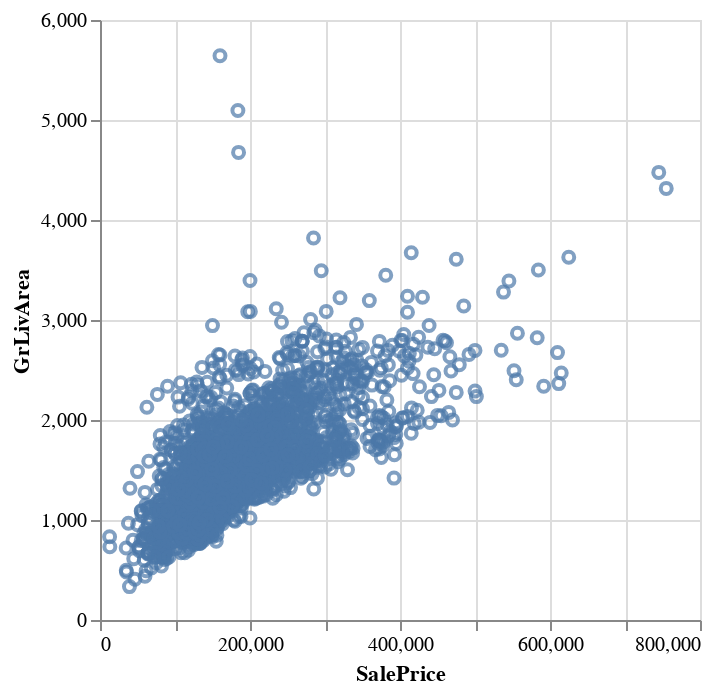

The notebook cell this image was saved under:
### Code cell
# check outliers Gr Liv Area > 4000
alt.Chart(df).mark_point().encode(
    x="SalePrice", y="GrLivArea", tooltip=["GrLivArea", "SalePrice"]
)

### Figure 1 — Vega specification as saved in the notebook (floating-point values rounded to 4 significant figures; data arrays with more than 128 entries replaced by an {"elided": "..."} marker saying what was removed)
{"$schema": "https://vega.github.io/schema/vega/v5.json", "data": [{"name": "source_0", "values": {"elided": "2930 records"}}, {"name": "source_0_x_domain_SalePrice", "values": [{"min": 12789, "max": 755000}]}, {"name": "source_0_y_domain_GrLivArea", "values": [{"min": 334, "max": 5642}]}], "marks": [{"type": "symbol", "name": "marks", "from": {"data": "source_0"}, "encode": {"update": {"ariaRoleDescription": {"value": "point"}, "stroke": {"value": "#4c78a8"}, "x": {"field": "SalePrice", "scale": "x"}, "description": {"signal": "\"SalePrice: \" + (format(datum[\"SalePrice\"], \"\")) + \"; GrLivArea: \" + (format(datum[\"GrLivArea\"], \"\"))"}, "y": {"field": "GrLivArea", "scale": "y"}, "opacity": {"value": 0.7}, "fill": {"value": "transparent"}, "tooltip": {"signal": "{\"GrLivArea\": format(datum[\"GrLivArea\"], \"\"), \"SalePrice\": format(datum[\"SalePrice\"], \"\")}"}}}, "style": ["point"]}], "scales": [{"name": "x", "type": "linear", "domain": [{"signal": "(data(\"source_0_x_domain_SalePrice\")[0] || {}).min"}, {"signal": "(data(\"source_0_x_domain_SalePrice\")[0] || {}).max"}], "range": [0, {"signal": "width"}], "nice": true, "zero": true}, {"name": "y", "type": "linear", "domain": [{"signal": "(data(\"source_0_y_domain_GrLivArea\")[0] || {}).min"}, {"signal": "(data(\"source_0_y_domain_GrLivArea\")[0] || {}).max"}], "range": [{"signal": "height"}, 0], "nice": true, "zero": true}], "axes": [{"scale": "x", "ticks": false, "grid": true, "minExtent": 0, "aria": false, "gridScale": "y", "orient": "bottom", "tickCount": {"signal": "ceil(width/40)"}, "maxExtent": 0, "labels": false, "domain": false, "zindex": 0}, {"scale": "y", "orient": "left", "domain": false, "maxExtent": 0, "grid": true, "aria": false, "tickCount": {"signal": "ceil(height/40)"}, "gridScale": "x", "minExtent": 0, "ticks": false, "zindex": 0, "labels": false}, {"scale": "x", "grid": false, "labelFlush": true, "title": "SalePrice", "orient": "bottom", "tickCount": {"signal": "ceil(width/40)"}, "labelOverlap": true, "zindex": 0}, {"scale": "y", "tickCount": {"signal": "ceil(height/40)"}, "orient": "left", "grid": false, "zindex": 0, "title": "GrLivArea", "labelOverlap": true}], "height": 300, "width": 300, "style": "cell", "background": "white", "padding": 5}
